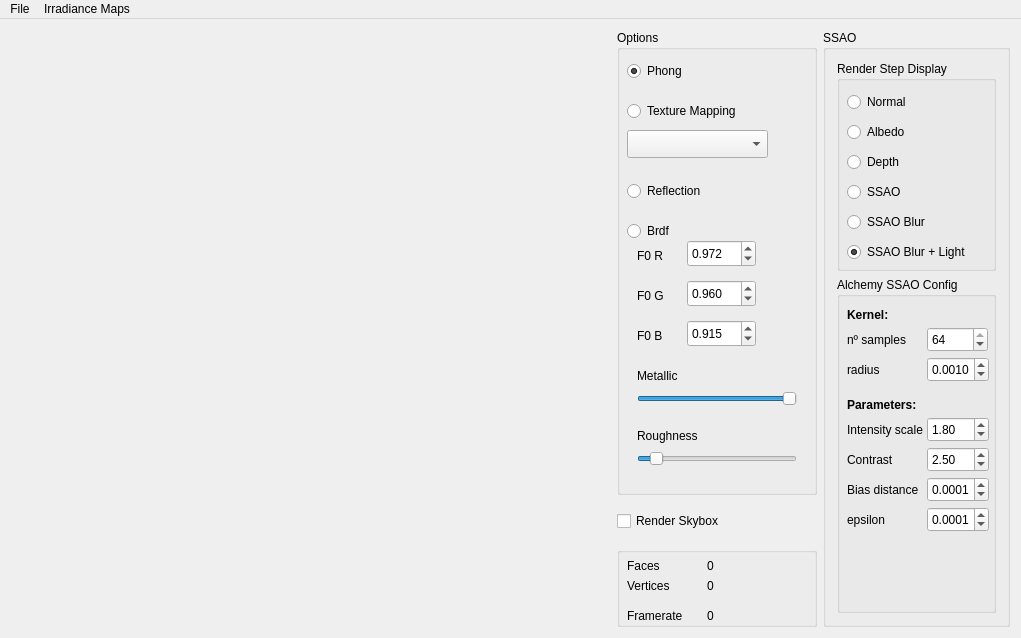
<?xml version="1.0" encoding="UTF-8"?>
<ui version="4.0">
 <class>MainWindow</class>
 <widget class="QMainWindow" name="MainWindow">
  <property name="geometry">
   <rect>
    <x>0</x>
    <y>0</y>
    <width>1021</width>
    <height>638</height>
   </rect>
  </property>
  <property name="minimumSize">
   <size>
    <width>827</width>
    <height>618</height>
   </size>
  </property>
  <property name="baseSize">
   <size>
    <width>600</width>
    <height>600</height>
   </size>
  </property>
  <property name="windowTitle">
   <string>MainWindow</string>
  </property>
  <widget class="QWidget" name="Widget">
   <property name="minimumSize">
    <size>
     <width>827</width>
     <height>0</height>
    </size>
   </property>
   <property name="baseSize">
    <size>
     <width>600</width>
     <height>600</height>
    </size>
   </property>
   <layout class="QHBoxLayout" name="horizontalLayout">
    <item>
     <widget class="GLWidget" name="glwidget" native="true">
      <property name="minimumSize">
       <size>
        <width>600</width>
        <height>600</height>
       </size>
      </property>
      <property name="maximumSize">
       <size>
        <width>16777215</width>
        <height>16777215</height>
       </size>
      </property>
      <property name="baseSize">
       <size>
        <width>600</width>
        <height>600</height>
       </size>
      </property>
     </widget>
    </item>
    <item>
     <layout class="QVBoxLayout" name="Configuration">
      <item>
       <widget class="QGroupBox" name="TreeOptions">
        <property name="minimumSize">
         <size>
          <width>200</width>
          <height>0</height>
         </size>
        </property>
        <property name="maximumSize">
         <size>
          <width>200</width>
          <height>16777215</height>
         </size>
        </property>
        <property name="title">
         <string>Options</string>
        </property>
        <widget class="QRadioButton" name="radio_phong">
         <property name="geometry">
          <rect>
           <x>10</x>
           <y>30</y>
           <width>117</width>
           <height>22</height>
          </rect>
         </property>
         <property name="text">
          <string>Phong</string>
         </property>
         <property name="checked">
          <bool>true</bool>
         </property>
        </widget>
        <widget class="QRadioButton" name="radio_brdf">
         <property name="geometry">
          <rect>
           <x>10</x>
           <y>190</y>
           <width>117</width>
           <height>22</height>
          </rect>
         </property>
         <property name="text">
          <string>Brdf</string>
         </property>
        </widget>
        <widget class="QDoubleSpinBox" name="spin_f0r">
         <property name="geometry">
          <rect>
           <x>70</x>
           <y>210</y>
           <width>69</width>
           <height>27</height>
          </rect>
         </property>
         <property name="decimals">
          <number>3</number>
         </property>
         <property name="maximum">
          <double>1.000000000000000</double>
         </property>
         <property name="singleStep">
          <double>0.050000000000000</double>
         </property>
         <property name="value">
          <double>0.972000000000000</double>
         </property>
        </widget>
        <widget class="QDoubleSpinBox" name="spin_f0g">
         <property name="geometry">
          <rect>
           <x>70</x>
           <y>250</y>
           <width>69</width>
           <height>27</height>
          </rect>
         </property>
         <property name="decimals">
          <number>3</number>
         </property>
         <property name="maximum">
          <double>1.000000000000000</double>
         </property>
         <property name="singleStep">
          <double>0.050000000000000</double>
         </property>
         <property name="value">
          <double>0.960000000000000</double>
         </property>
        </widget>
        <widget class="QDoubleSpinBox" name="spin_f0b">
         <property name="geometry">
          <rect>
           <x>70</x>
           <y>290</y>
           <width>69</width>
           <height>27</height>
          </rect>
         </property>
         <property name="decimals">
          <number>3</number>
         </property>
         <property name="maximum">
          <double>1.000000000000000</double>
         </property>
         <property name="singleStep">
          <double>0.050000000000000</double>
         </property>
         <property name="value">
          <double>0.915000000000000</double>
         </property>
        </widget>
        <widget class="QLabel" name="label">
         <property name="geometry">
          <rect>
           <x>20</x>
           <y>210</y>
           <width>31</width>
           <height>31</height>
          </rect>
         </property>
         <property name="text">
          <string>F0 R</string>
         </property>
        </widget>
        <widget class="QLabel" name="label_2">
         <property name="geometry">
          <rect>
           <x>20</x>
           <y>250</y>
           <width>31</width>
           <height>31</height>
          </rect>
         </property>
         <property name="text">
          <string>F0 G</string>
         </property>
        </widget>
        <widget class="QLabel" name="label_3">
         <property name="geometry">
          <rect>
           <x>20</x>
           <y>290</y>
           <width>31</width>
           <height>31</height>
          </rect>
         </property>
         <property name="text">
          <string>F0 B</string>
         </property>
        </widget>
        <widget class="QRadioButton" name="radio_texture_mapping">
         <property name="geometry">
          <rect>
           <x>10</x>
           <y>70</y>
           <width>151</width>
           <height>22</height>
          </rect>
         </property>
         <property name="text">
          <string>Texture Mapping</string>
         </property>
         <property name="checked">
          <bool>false</bool>
         </property>
        </widget>
        <widget class="QRadioButton" name="radio_reflection">
         <property name="geometry">
          <rect>
           <x>10</x>
           <y>150</y>
           <width>117</width>
           <height>22</height>
          </rect>
         </property>
         <property name="text">
          <string>Reflection</string>
         </property>
         <property name="checked">
          <bool>false</bool>
         </property>
        </widget>
        <widget class="QComboBox" name="texture_mapping_type">
         <property name="geometry">
          <rect>
           <x>10</x>
           <y>100</y>
           <width>141</width>
           <height>28</height>
          </rect>
         </property>
         <property name="currentText">
          <string/>
         </property>
         <property name="maxVisibleItems">
          <number>3</number>
         </property>
        </widget>
        <widget class="QSlider" name="horizontalSlider">
         <property name="geometry">
          <rect>
           <x>20</x>
           <y>360</y>
           <width>160</width>
           <height>18</height>
          </rect>
         </property>
         <property name="minimum">
          <number>0</number>
         </property>
         <property name="maximum">
          <number>100</number>
         </property>
         <property name="value">
          <number>100</number>
         </property>
         <property name="orientation">
          <enum>Qt::Horizontal</enum>
         </property>
        </widget>
        <widget class="QSlider" name="horizontalSlider_2">
         <property name="geometry">
          <rect>
           <x>20</x>
           <y>420</y>
           <width>160</width>
           <height>18</height>
          </rect>
         </property>
         <property name="minimum">
          <number>2</number>
         </property>
         <property name="maximum">
          <number>100</number>
         </property>
         <property name="value">
          <number>10</number>
         </property>
         <property name="orientation">
          <enum>Qt::Horizontal</enum>
         </property>
        </widget>
        <widget class="QLabel" name="label_4">
         <property name="geometry">
          <rect>
           <x>20</x>
           <y>330</y>
           <width>101</width>
           <height>31</height>
          </rect>
         </property>
         <property name="text">
          <string>Metallic</string>
         </property>
        </widget>
        <widget class="QLabel" name="label_5">
         <property name="geometry">
          <rect>
           <x>20</x>
           <y>390</y>
           <width>81</width>
           <height>31</height>
          </rect>
         </property>
         <property name="text">
          <string>Roughness</string>
         </property>
        </widget>
       </widget>
      </item>
      <item>
       <spacer name="Spacer">
        <property name="orientation">
         <enum>Qt::Vertical</enum>
        </property>
        <property name="sizeType">
         <enum>QSizePolicy::Maximum</enum>
        </property>
        <property name="sizeHint" stdset="0">
         <size>
          <width>50</width>
          <height>10</height>
         </size>
        </property>
       </spacer>
      </item>
      <item>
       <widget class="QCheckBox" name="checkBox">
        <property name="text">
         <string>Render Skybox</string>
        </property>
       </widget>
      </item>
      <item>
       <spacer name="verticalSpacer">
        <property name="orientation">
         <enum>Qt::Vertical</enum>
        </property>
        <property name="sizeType">
         <enum>QSizePolicy::Maximum</enum>
        </property>
        <property name="sizeHint" stdset="0">
         <size>
          <width>50</width>
          <height>10</height>
         </size>
        </property>
       </spacer>
      </item>
      <item>
       <widget class="QGroupBox" name="RenderOptions">
        <property name="sizePolicy">
         <sizepolicy hsizetype="Minimum" vsizetype="Minimum">
          <horstretch>0</horstretch>
          <verstretch>0</verstretch>
         </sizepolicy>
        </property>
        <property name="maximumSize">
         <size>
          <width>200</width>
          <height>80</height>
         </size>
        </property>
        <property name="baseSize">
         <size>
          <width>0</width>
          <height>100</height>
         </size>
        </property>
        <property name="title">
         <string/>
        </property>
        <widget class="QLabel" name="Label_NumFaces">
         <property name="geometry">
          <rect>
           <x>90</x>
           <y>10</y>
           <width>91</width>
           <height>17</height>
          </rect>
         </property>
         <property name="text">
          <string>0</string>
         </property>
        </widget>
        <widget class="QLabel" name="Label_Faces">
         <property name="geometry">
          <rect>
           <x>10</x>
           <y>10</y>
           <width>67</width>
           <height>17</height>
          </rect>
         </property>
         <property name="text">
          <string>Faces</string>
         </property>
        </widget>
        <widget class="QLabel" name="Label_Vertices">
         <property name="geometry">
          <rect>
           <x>10</x>
           <y>30</y>
           <width>67</width>
           <height>17</height>
          </rect>
         </property>
         <property name="text">
          <string>Vertices</string>
         </property>
        </widget>
        <widget class="QLabel" name="Label_NumVertices">
         <property name="geometry">
          <rect>
           <x>90</x>
           <y>30</y>
           <width>91</width>
           <height>17</height>
          </rect>
         </property>
         <property name="text">
          <string>0</string>
         </property>
        </widget>
        <widget class="QLabel" name="Label_Framerate">
         <property name="geometry">
          <rect>
           <x>10</x>
           <y>60</y>
           <width>71</width>
           <height>17</height>
          </rect>
         </property>
         <property name="text">
          <string>Framerate</string>
         </property>
        </widget>
        <widget class="QLabel" name="Label_NumFramerate">
         <property name="geometry">
          <rect>
           <x>90</x>
           <y>60</y>
           <width>91</width>
           <height>17</height>
          </rect>
         </property>
         <property name="text">
          <string>0</string>
         </property>
        </widget>
       </widget>
      </item>
     </layout>
    </item>
    <item>
     <widget class="QGroupBox" name="verticalGroupBox">
      <property name="title">
       <string>SSAO</string>
      </property>
      <layout class="QVBoxLayout" name="Configuration2">
       <item>
        <widget class="QGroupBox" name="groupBox_render_step">
         <property name="maximumSize">
          <size>
           <width>16777215</width>
           <height>210</height>
          </size>
         </property>
         <property name="title">
          <string>Render Step Display</string>
         </property>
         <widget class="QRadioButton" name="radioButton_depth">
          <property name="geometry">
           <rect>
            <x>10</x>
            <y>90</y>
            <width>141</width>
            <height>22</height>
           </rect>
          </property>
          <property name="text">
           <string>Depth</string>
          </property>
         </widget>
         <widget class="QRadioButton" name="radioButton_normal">
          <property name="geometry">
           <rect>
            <x>10</x>
            <y>30</y>
            <width>141</width>
            <height>22</height>
           </rect>
          </property>
          <property name="text">
           <string>Normal</string>
          </property>
          <property name="checked">
           <bool>false</bool>
          </property>
         </widget>
         <widget class="QRadioButton" name="radioButton_albedo">
          <property name="geometry">
           <rect>
            <x>10</x>
            <y>60</y>
            <width>141</width>
            <height>22</height>
           </rect>
          </property>
          <property name="text">
           <string>Albedo</string>
          </property>
         </widget>
         <widget class="QRadioButton" name="radioButton_ssao">
          <property name="geometry">
           <rect>
            <x>10</x>
            <y>120</y>
            <width>141</width>
            <height>22</height>
           </rect>
          </property>
          <property name="text">
           <string>SSAO</string>
          </property>
         </widget>
         <widget class="QRadioButton" name="radioButton_ssao_blur">
          <property name="geometry">
           <rect>
            <x>10</x>
            <y>150</y>
            <width>141</width>
            <height>22</height>
           </rect>
          </property>
          <property name="text">
           <string>SSAO Blur</string>
          </property>
         </widget>
         <widget class="QRadioButton" name="radioButton_ssao_blur_2">
          <property name="geometry">
           <rect>
            <x>10</x>
            <y>180</y>
            <width>141</width>
            <height>22</height>
           </rect>
          </property>
          <property name="text">
           <string>SSAO Blur + Light</string>
          </property>
          <property name="checked">
           <bool>true</bool>
          </property>
         </widget>
        </widget>
       </item>
       <item>
        <widget class="QGroupBox" name="groupBox_alchemy_ssao">
         <property name="title">
          <string>Alchemy SSAO Config</string>
         </property>
         <widget class="QLabel" name="label_n_samples">
          <property name="geometry">
           <rect>
            <x>10</x>
            <y>50</y>
            <width>61</width>
            <height>25</height>
           </rect>
          </property>
          <property name="text">
           <string>nº samples</string>
          </property>
         </widget>
         <widget class="QDoubleSpinBox" name="spin_radius">
          <property name="geometry">
           <rect>
            <x>90</x>
            <y>80</y>
            <width>62</width>
            <height>25</height>
           </rect>
          </property>
          <property name="decimals">
           <number>4</number>
          </property>
          <property name="singleStep">
           <double>0.001000000000000</double>
          </property>
          <property name="value">
           <double>0.001000000000000</double>
          </property>
         </widget>
         <widget class="QLabel" name="label_radius">
          <property name="geometry">
           <rect>
            <x>10</x>
            <y>80</y>
            <width>49</width>
            <height>25</height>
           </rect>
          </property>
          <property name="text">
           <string>radius</string>
          </property>
         </widget>
         <widget class="QDoubleSpinBox" name="spin_sigma">
          <property name="geometry">
           <rect>
            <x>90</x>
            <y>140</y>
            <width>62</width>
            <height>25</height>
           </rect>
          </property>
          <property name="singleStep">
           <double>0.100000000000000</double>
          </property>
          <property name="value">
           <double>1.800000000000000</double>
          </property>
         </widget>
         <widget class="QLabel" name="label_sigma">
          <property name="geometry">
           <rect>
            <x>10</x>
            <y>140</y>
            <width>81</width>
            <height>25</height>
           </rect>
          </property>
          <property name="text">
           <string>Intensity scale</string>
          </property>
         </widget>
         <widget class="QDoubleSpinBox" name="spin_k">
          <property name="geometry">
           <rect>
            <x>90</x>
            <y>170</y>
            <width>62</width>
            <height>25</height>
           </rect>
          </property>
          <property name="singleStep">
           <double>0.100000000000000</double>
          </property>
          <property name="value">
           <double>2.500000000000000</double>
          </property>
         </widget>
         <widget class="QLabel" name="label_k">
          <property name="geometry">
           <rect>
            <x>10</x>
            <y>170</y>
            <width>49</width>
            <height>25</height>
           </rect>
          </property>
          <property name="text">
           <string>Contrast</string>
          </property>
         </widget>
         <widget class="QDoubleSpinBox" name="spin_beta">
          <property name="geometry">
           <rect>
            <x>90</x>
            <y>200</y>
            <width>62</width>
            <height>25</height>
           </rect>
          </property>
          <property name="decimals">
           <number>4</number>
          </property>
          <property name="singleStep">
           <double>0.000100000000000</double>
          </property>
          <property name="value">
           <double>0.000100000000000</double>
          </property>
         </widget>
         <widget class="QLabel" name="label_beta">
          <property name="geometry">
           <rect>
            <x>10</x>
            <y>200</y>
            <width>71</width>
            <height>25</height>
           </rect>
          </property>
          <property name="text">
           <string>Bias distance</string>
          </property>
         </widget>
         <widget class="QLabel" name="label_kernel">
          <property name="geometry">
           <rect>
            <x>10</x>
            <y>30</y>
            <width>49</width>
            <height>16</height>
           </rect>
          </property>
          <property name="font">
           <font>
            <bold>true</bold>
           </font>
          </property>
          <property name="text">
           <string>Kernel:</string>
          </property>
         </widget>
         <widget class="QLabel" name="label_parameters">
          <property name="geometry">
           <rect>
            <x>10</x>
            <y>120</y>
            <width>81</width>
            <height>16</height>
           </rect>
          </property>
          <property name="font">
           <font>
            <bold>true</bold>
           </font>
          </property>
          <property name="text">
           <string>Parameters:</string>
          </property>
         </widget>
         <widget class="QDoubleSpinBox" name="spin_epsilon">
          <property name="geometry">
           <rect>
            <x>90</x>
            <y>230</y>
            <width>62</width>
            <height>25</height>
           </rect>
          </property>
          <property name="decimals">
           <number>4</number>
          </property>
          <property name="singleStep">
           <double>0.000100000000000</double>
          </property>
          <property name="value">
           <double>0.000100000000000</double>
          </property>
         </widget>
         <widget class="QLabel" name="label_epsilon">
          <property name="geometry">
           <rect>
            <x>10</x>
            <y>230</y>
            <width>49</width>
            <height>25</height>
           </rect>
          </property>
          <property name="text">
           <string>epsilon</string>
          </property>
         </widget>
         <widget class="QSpinBox" name="spin_n_samples">
          <property name="geometry">
           <rect>
            <x>90</x>
            <y>50</y>
            <width>61</width>
            <height>25</height>
           </rect>
          </property>
          <property name="maximum">
           <number>64</number>
          </property>
          <property name="value">
           <number>64</number>
          </property>
         </widget>
        </widget>
       </item>
      </layout>
     </widget>
    </item>
   </layout>
  </widget>
  <widget class="QMenuBar" name="menuBar">
   <property name="geometry">
    <rect>
     <x>0</x>
     <y>0</y>
     <width>1021</width>
     <height>21</height>
    </rect>
   </property>
   <widget class="QMenu" name="menuFile">
    <property name="title">
     <string>File</string>
    </property>
    <addaction name="actionQuit"/>
    <addaction name="actionLoad_Model"/>
    <addaction name="actionLoad_Skybox"/>
    <addaction name="actionLoad_Specular"/>
    <addaction name="actionLoad_Diffuse"/>
   </widget>
   <widget class="QMenu" name="menuIrradiance_Maps">
    <property name="title">
     <string>Irradiance Maps</string>
    </property>
    <addaction name="actionCompute_Diffuse_Irrandiance_Map"/>
    <addaction name="actionCompute_Specular_Irrandiance_Map"/>
   </widget>
   <addaction name="menuFile"/>
   <addaction name="menuIrradiance_Maps"/>
  </widget>
  <action name="actionQuit">
   <property name="text">
    <string>Quit</string>
   </property>
  </action>
  <action name="actionLoad_Model">
   <property name="text">
    <string>Load Model</string>
   </property>
  </action>
  <action name="actionLoad_Specular">
   <property name="text">
    <string>Load Specular</string>
   </property>
  </action>
  <action name="actionLoad_Diffuse">
   <property name="text">
    <string>Load Diffuse</string>
   </property>
  </action>
  <action name="actionCompute_Diffuse_Irrandiance_Map">
   <property name="text">
    <string>Compute Diffuse Irrandiance Map</string>
   </property>
  </action>
  <action name="actionCompute_Specular_Irrandiance_Map">
   <property name="text">
    <string>Compute Specular Irrandiance Map</string>
   </property>
  </action>
  <action name="actionLoad_Skybox">
   <property name="text">
    <string>Load Skybox</string>
   </property>
  </action>
 </widget>
 <layoutdefault spacing="6" margin="11"/>
 <customwidgets>
  <customwidget>
   <class>GLWidget</class>
   <extends>QWidget</extends>
   <header>glwidget.h</header>
   <container>1</container>
   <slots>
    <signal>SetFaces(QString)</signal>
    <signal>SetVertices(QString)</signal>
    <signal>SetFramerate(QString)</signal>
    <slot>SetReflection(bool)</slot>
    <slot>SetBRDF(bool)</slot>
    <slot>SetFresnelB(double)</slot>
    <slot>SetFresnelG(double)</slot>
    <slot>SetFresnelR(double)</slot>
    <slot>SetTextureMapping(bool)</slot>
    <slot>SetPhong(bool)</slot>
    <slot>SetMetalness(int)</slot>
    <slot>SetRoughness(int)</slot>
    <slot>SetTextureMappingMode(int)</slot>
    <slot>SetSSAONormal(bool)</slot>
    <slot>SetSSAOAlbedo(bool)</slot>
    <slot>SetSSAODepth(bool)</slot>
    <slot>SetSSAONSamples(int)</slot>
    <slot>SetSSAORadius(double)</slot>
    <slot>SetSSAOSigma(double)</slot>
    <slot>SetSSAOK(double)</slot>
    <slot>SetSSAOBeta(double)</slot>
    <slot>SetSSAOEpsilon(double)</slot>
    <slot>SetSSAOSSAO(bool)</slot>
    <slot>SetSSAOSSAOBlur(bool)</slot>
    <slot>SetSSAOSSAOBlurLightning(bool)</slot>
    <slot>SetSkybox(bool)</slot>
   </slots>
  </customwidget>
 </customwidgets>
 <resources/>
 <connections>
  <connection>
   <sender>glwidget</sender>
   <signal>SetFaces(QString)</signal>
   <receiver>Label_NumFaces</receiver>
   <slot>setText(QString)</slot>
   <hints>
    <hint type="sourcelabel">
     <x>569</x>
     <y>566</y>
    </hint>
    <hint type="destinationlabel">
     <x>796</x>
     <y>566</y>
    </hint>
   </hints>
  </connection>
  <connection>
   <sender>glwidget</sender>
   <signal>SetVertices(QString)</signal>
   <receiver>Label_NumVertices</receiver>
   <slot>setText(QString)</slot>
   <hints>
    <hint type="sourcelabel">
     <x>593</x>
     <y>587</y>
    </hint>
    <hint type="destinationlabel">
     <x>796</x>
     <y>587</y>
    </hint>
   </hints>
  </connection>
  <connection>
   <sender>glwidget</sender>
   <signal>SetFramerate(QString)</signal>
   <receiver>Label_NumFramerate</receiver>
   <slot>setText(QString)</slot>
   <hints>
    <hint type="sourcelabel">
     <x>607</x>
     <y>623</y>
    </hint>
    <hint type="destinationlabel">
     <x>760</x>
     <y>617</y>
    </hint>
   </hints>
  </connection>
  <connection>
   <sender>radio_phong</sender>
   <signal>clicked(bool)</signal>
   <receiver>glwidget</receiver>
   <slot>SetPhong(bool)</slot>
   <hints>
    <hint type="sourcelabel">
     <x>646</x>
     <y>80</y>
    </hint>
    <hint type="destinationlabel">
     <x>434</x>
     <y>75</y>
    </hint>
   </hints>
  </connection>
  <connection>
   <sender>radio_brdf</sender>
   <signal>clicked(bool)</signal>
   <receiver>glwidget</receiver>
   <slot>SetBRDF(bool)</slot>
   <hints>
    <hint type="sourcelabel">
     <x>742</x>
     <y>227</y>
    </hint>
    <hint type="destinationlabel">
     <x>539</x>
     <y>106</y>
    </hint>
   </hints>
  </connection>
  <connection>
   <sender>spin_f0b</sender>
   <signal>valueChanged(double)</signal>
   <receiver>glwidget</receiver>
   <slot>SetFresnelB(double)</slot>
   <hints>
    <hint type="sourcelabel">
     <x>754</x>
     <y>327</y>
    </hint>
    <hint type="destinationlabel">
     <x>520</x>
     <y>207</y>
    </hint>
   </hints>
  </connection>
  <connection>
   <sender>spin_f0g</sender>
   <signal>valueChanged(double)</signal>
   <receiver>glwidget</receiver>
   <slot>SetFresnelG(double)</slot>
   <hints>
    <hint type="sourcelabel">
     <x>754</x>
     <y>287</y>
    </hint>
    <hint type="destinationlabel">
     <x>559</x>
     <y>165</y>
    </hint>
   </hints>
  </connection>
  <connection>
   <sender>spin_f0r</sender>
   <signal>valueChanged(double)</signal>
   <receiver>glwidget</receiver>
   <slot>SetFresnelR(double)</slot>
   <hints>
    <hint type="sourcelabel">
     <x>754</x>
     <y>247</y>
    </hint>
    <hint type="destinationlabel">
     <x>547</x>
     <y>127</y>
    </hint>
   </hints>
  </connection>
  <connection>
   <sender>radio_reflection</sender>
   <signal>clicked(bool)</signal>
   <receiver>glwidget</receiver>
   <slot>SetReflection(bool)</slot>
   <hints>
    <hint type="sourcelabel">
     <x>684</x>
     <y>197</y>
    </hint>
    <hint type="destinationlabel">
     <x>310</x>
     <y>335</y>
    </hint>
   </hints>
  </connection>
  <connection>
   <sender>radio_texture_mapping</sender>
   <signal>clicked(bool)</signal>
   <receiver>glwidget</receiver>
   <slot>SetTextureMapping(bool)</slot>
   <hints>
    <hint type="sourcelabel">
     <x>701</x>
     <y>117</y>
    </hint>
    <hint type="destinationlabel">
     <x>310</x>
     <y>335</y>
    </hint>
   </hints>
  </connection>
  <connection>
   <sender>horizontalSlider_2</sender>
   <signal>valueChanged(int)</signal>
   <receiver>glwidget</receiver>
   <slot>SetRoughness(int)</slot>
   <hints>
    <hint type="sourcelabel">
     <x>795</x>
     <y>468</y>
    </hint>
    <hint type="destinationlabel">
     <x>533</x>
     <y>465</y>
    </hint>
   </hints>
  </connection>
  <connection>
   <sender>texture_mapping_type</sender>
   <signal>currentIndexChanged(int)</signal>
   <receiver>glwidget</receiver>
   <slot>SetTextureMappingMode(int)</slot>
   <hints>
    <hint type="sourcelabel">
     <x>750</x>
     <y>143</y>
    </hint>
    <hint type="destinationlabel">
     <x>461</x>
     <y>172</y>
    </hint>
   </hints>
  </connection>
  <connection>
   <sender>horizontalSlider</sender>
   <signal>valueChanged(int)</signal>
   <receiver>glwidget</receiver>
   <slot>SetMetalness(int)</slot>
   <hints>
    <hint type="sourcelabel">
     <x>732</x>
     <y>398</y>
    </hint>
    <hint type="destinationlabel">
     <x>454</x>
     <y>406</y>
    </hint>
   </hints>
  </connection>
  <connection>
   <sender>radioButton_albedo</sender>
   <signal>clicked(bool)</signal>
   <receiver>glwidget</receiver>
   <slot>SetSSAOAlbedo(bool)</slot>
   <hints>
    <hint type="sourcelabel">
     <x>985</x>
     <y>142</y>
    </hint>
    <hint type="destinationlabel">
     <x>394</x>
     <y>97</y>
    </hint>
   </hints>
  </connection>
  <connection>
   <sender>radioButton_depth</sender>
   <signal>clicked(bool)</signal>
   <receiver>glwidget</receiver>
   <slot>SetSSAODepth(bool)</slot>
   <hints>
    <hint type="sourcelabel">
     <x>893</x>
     <y>163</y>
    </hint>
    <hint type="destinationlabel">
     <x>549</x>
     <y>204</y>
    </hint>
   </hints>
  </connection>
  <connection>
   <sender>spin_n_samples</sender>
   <signal>valueChanged(int)</signal>
   <receiver>glwidget</receiver>
   <slot>SetSSAONSamples(int)</slot>
   <hints>
    <hint type="sourcelabel">
     <x>985</x>
     <y>351</y>
    </hint>
    <hint type="destinationlabel">
     <x>578</x>
     <y>271</y>
    </hint>
   </hints>
  </connection>
  <connection>
   <sender>spin_radius</sender>
   <signal>valueChanged(double)</signal>
   <receiver>glwidget</receiver>
   <slot>SetSSAORadius(double)</slot>
   <hints>
    <hint type="sourcelabel">
     <x>986</x>
     <y>381</y>
    </hint>
    <hint type="destinationlabel">
     <x>559</x>
     <y>296</y>
    </hint>
   </hints>
  </connection>
  <connection>
   <sender>spin_sigma</sender>
   <signal>valueChanged(double)</signal>
   <receiver>glwidget</receiver>
   <slot>SetSSAOSigma(double)</slot>
   <hints>
    <hint type="sourcelabel">
     <x>986</x>
     <y>441</y>
    </hint>
    <hint type="destinationlabel">
     <x>576</x>
     <y>349</y>
    </hint>
   </hints>
  </connection>
  <connection>
   <sender>spin_k</sender>
   <signal>valueChanged(double)</signal>
   <receiver>glwidget</receiver>
   <slot>SetSSAOK(double)</slot>
   <hints>
    <hint type="sourcelabel">
     <x>986</x>
     <y>471</y>
    </hint>
    <hint type="destinationlabel">
     <x>542</x>
     <y>374</y>
    </hint>
   </hints>
  </connection>
  <connection>
   <sender>spin_beta</sender>
   <signal>valueChanged(double)</signal>
   <receiver>glwidget</receiver>
   <slot>SetSSAOBeta(double)</slot>
   <hints>
    <hint type="sourcelabel">
     <x>986</x>
     <y>501</y>
    </hint>
    <hint type="destinationlabel">
     <x>563</x>
     <y>424</y>
    </hint>
   </hints>
  </connection>
  <connection>
   <sender>spin_epsilon</sender>
   <signal>valueChanged(double)</signal>
   <receiver>glwidget</receiver>
   <slot>SetSSAOEpsilon(double)</slot>
   <hints>
    <hint type="sourcelabel">
     <x>986</x>
     <y>531</y>
    </hint>
    <hint type="destinationlabel">
     <x>543</x>
     <y>450</y>
    </hint>
   </hints>
  </connection>
  <connection>
   <sender>radioButton_ssao</sender>
   <signal>clicked(bool)</signal>
   <receiver>glwidget</receiver>
   <slot>SetSSAOSSAO(bool)</slot>
   <hints>
    <hint type="sourcelabel">
     <x>856</x>
     <y>185</y>
    </hint>
    <hint type="destinationlabel">
     <x>460</x>
     <y>237</y>
    </hint>
   </hints>
  </connection>
  <connection>
   <sender>radioButton_normal</sender>
   <signal>clicked(bool)</signal>
   <receiver>glwidget</receiver>
   <slot>SetSSAONormal(bool)</slot>
   <hints>
    <hint type="sourcelabel">
     <x>939</x>
     <y>103</y>
    </hint>
    <hint type="destinationlabel">
     <x>407</x>
     <y>135</y>
    </hint>
   </hints>
  </connection>
  <connection>
   <sender>radioButton_ssao_blur</sender>
   <signal>clicked(bool)</signal>
   <receiver>glwidget</receiver>
   <slot>SetSSAOSSAOBlur(bool)</slot>
   <hints>
    <hint type="sourcelabel">
     <x>907</x>
     <y>218</y>
    </hint>
    <hint type="destinationlabel">
     <x>567</x>
     <y>251</y>
    </hint>
   </hints>
  </connection>
  <connection>
   <sender>radioButton_ssao_blur_2</sender>
   <signal>clicked(bool)</signal>
   <receiver>glwidget</receiver>
   <slot>SetSSAOSSAOBlurLightning(bool)</slot>
   <hints>
    <hint type="sourcelabel">
     <x>961</x>
     <y>251</y>
    </hint>
    <hint type="destinationlabel">
     <x>570</x>
     <y>313</y>
    </hint>
   </hints>
  </connection>
  <connection>
   <sender>checkBox</sender>
   <signal>clicked(bool)</signal>
   <receiver>glwidget</receiver>
   <slot>SetSkybox(bool)</slot>
   <hints>
    <hint type="sourcelabel">
     <x>694</x>
     <y>511</y>
    </hint>
    <hint type="destinationlabel">
     <x>465</x>
     <y>529</y>
    </hint>
   </hints>
  </connection>
 </connections>
 <slots>
  <signal>updated_plane(double,double,double,double,bool)</signal>
  <slot>toggle_transfer_function_dialog()</slot>
 </slots>
</ui>
